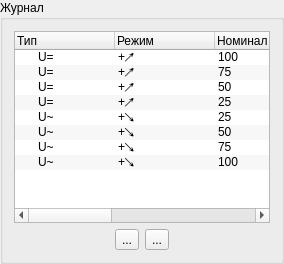
          <widget class="QGroupBox" name="groupBox_27">
           <property name="title">
            <string>Журнал</string>
           </property>
           <layout class="QVBoxLayout" name="verticalLayout_32">
            <item>
             <widget class="QTreeWidget" name="treeWidget_4">
              <property name="alternatingRowColors">
               <bool>true</bool>
              </property>
              <column>
               <property name="text">
                <string>Тип</string>
               </property>
              </column>
              <column>
               <property name="text">
                <string>Режим</string>
               </property>
              </column>
              <column>
               <property name="text">
                <string>Номинал</string>
               </property>
              </column>
              <column>
               <property name="text">
                <string>Значение метки</string>
               </property>
              </column>
              <column>
               <property name="text">
                <string>Диапазон</string>
               </property>
              </column>
              <column>
               <property name="text">
                <string>Нормирующее значение</string>
               </property>
              </column>
              <column>
               <property name="text">
                <string>Допустимая погрешность, %</string>
               </property>
              </column>
              <column>
               <property name="text">
                <string/>
               </property>
              </column>
              <item>
               <property name="text">
                <string>U=</string>
               </property>
               <property name="text">
                <string>+↗</string>
               </property>
               <property name="text">
                <string>100</string>
               </property>
               <property name="text">
                <string>100</string>
               </property>
               <property name="text">
                <string>100</string>
               </property>
               <property name="text">
                <string>100</string>
               </property>
               <property name="text">
                <string>1</string>
               </property>
               <property name="text">
                <string/>
               </property>
              </item>
              <item>
               <property name="text">
                <string>U=</string>
               </property>
               <property name="text">
                <string>+↗</string>
               </property>
               <property name="text">
                <string>75</string>
               </property>
               <property name="text">
                <string>75</string>
               </property>
               <property name="text">
                <string>100</string>
               </property>
               <property name="text">
                <string>100</string>
               </property>
               <property name="text">
                <string>1</string>
               </property>
               <property name="text">
                <string/>
               </property>
              </item>
              <item>
               <property name="text">
                <string>U=</string>
               </property>
               <property name="text">
                <string>+↗</string>
               </property>
               <property name="text">
                <string>50</string>
               </property>
               <property name="text">
                <string>50</string>
               </property>
               <property name="text">
                <string>100</string>
               </property>
               <property name="text">
                <string>100</string>
               </property>
               <property name="text">
                <string>1</string>
               </property>
               <property name="text">
                <string/>
               </property>
              </item>
              <item>
               <property name="text">
                <string>U=</string>
               </property>
               <property name="text">
                <string>+↗</string>
               </property>
               <property name="text">
                <string>25</string>
               </property>
               <property name="text">
                <string>25</string>
               </property>
               <property name="text">
                <string>100</string>
               </property>
               <property name="text">
                <string>100</string>
               </property>
               <property name="text">
                <string>1</string>
               </property>
               <property name="text">
                <string/>
               </property>
              </item>
              <item>
               <property name="text">
                <string>U~</string>
               </property>
               <property name="text">
                <string>+↘</string>
               </property>
               <property name="text">
                <string>25</string>
               </property>
               <property name="text">
                <string>25</string>
               </property>
               <property name="text">
                <string>100</string>
               </property>
               <property name="text">
                <string>100</string>
               </property>
               <property name="text">
                <string>1</string>
               </property>
               <property name="text">
                <string/>
               </property>
              </item>
              <item>
               <property name="text">
                <string>U~</string>
               </property>
               <property name="text">
                <string>+↘</string>
               </property>
               <property name="text">
                <string>50</string>
               </property>
               <property name="text">
                <string>50</string>
               </property>
               <property name="text">
                <string>100</string>
               </property>
               <property name="text">
                <string>100</string>
               </property>
               <property name="text">
                <string>1</string>
               </property>
               <property name="text">
                <string/>
               </property>
              </item>
              <item>
               <property name="text">
                <string>U~</string>
               </property>
               <property name="text">
                <string>+↘</string>
               </property>
               <property name="text">
                <string>75</string>
               </property>
               <property name="text">
                <string>75</string>
               </property>
               <property name="text">
                <string>100</string>
               </property>
               <property name="text">
                <string>100</string>
               </property>
               <property name="text">
                <string>1</string>
               </property>
               <property name="text">
                <string/>
               </property>
              </item>
              <item>
               <property name="text">
                <string>U~</string>
               </property>
               <property name="text">
                <string>+↘</string>
               </property>
               <property name="text">
                <string>100</string>
               </property>
               <property name="text">
                <string>100</string>
               </property>
               <property name="text">
                <string>100</string>
               </property>
               <property name="text">
                <string>100</string>
               </property>
               <property name="text">
                <string>1</string>
               </property>
               <property name="text">
                <string/>
               </property>
              </item>
             </widget>
            </item>
            <item>
             <layout class="QHBoxLayout" name="horizontalLayout_37">
              <item>
               <spacer name="horizontalSpacer_28">
                <property name="orientation">
                 <enum>Qt::Horizontal</enum>
                </property>
                <property name="sizeHint" stdset="0">
                 <size>
                  <width>40</width>
                  <height>20</height>
                 </size>
                </property>
               </spacer>
              </item>
              <item>
               <widget class="QToolButton" name="toolButton_9">
                <property name="text">
                 <string>...</string>
                </property>
                <property name="icon">
                 <iconset resource="Res.qrc">
                  <normaloff>:/Images/Images/up.png</normaloff>:/Images/Images/up.png</iconset>
                </property>
               </widget>
              </item>
              <item>
               <widget class="QToolButton" name="toolButton_10">
                <property name="text">
                 <string>...</string>
                </property>
                <property name="icon">
                 <iconset resource="Res.qrc">
                  <normaloff>:/Images/Images/down.png</normaloff>:/Images/Images/down.png</iconset>
                </property>
               </widget>
              </item>
              <item>
               <spacer name="horizontalSpacer_29">
                <property name="orientation">
                 <enum>Qt::Horizontal</enum>
                </property>
                <property name="sizeHint" stdset="0">
                 <size>
                  <width>40</width>
                  <height>20</height>
                 </size>
                </property>
               </spacer>
              </item>
             </layout>
            </item>
           </layout>
          </widget>
